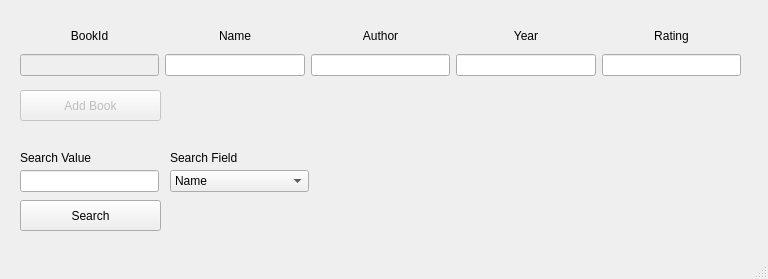
<?xml version="1.0" encoding="UTF-8"?>
<ui version="4.0">
 <class>CRMWindow</class>
 <widget class="QMainWindow" name="CRMWindow">
  <property name="geometry">
   <rect>
    <x>0</x>
    <y>0</y>
    <width>768</width>
    <height>279</height>
   </rect>
  </property>
  <property name="windowTitle">
   <string>MainWindow</string>
  </property>
  <widget class="QWidget" name="centralwidget">
   <widget class="QWidget" name="horizontalLayoutWidget">
    <property name="geometry">
     <rect>
      <x>20</x>
      <y>20</y>
      <width>721</width>
      <height>31</height>
     </rect>
    </property>
    <layout class="QHBoxLayout" name="horizontalLayout">
     <item>
      <widget class="QLabel" name="label_4">
       <property name="text">
        <string>BookId</string>
       </property>
       <property name="alignment">
        <set>Qt::AlignCenter</set>
       </property>
      </widget>
     </item>
     <item>
      <widget class="QLabel" name="label_3">
       <property name="text">
        <string>Name</string>
       </property>
       <property name="alignment">
        <set>Qt::AlignCenter</set>
       </property>
      </widget>
     </item>
     <item>
      <widget class="QLabel" name="label_2">
       <property name="text">
        <string>Author</string>
       </property>
       <property name="alignment">
        <set>Qt::AlignCenter</set>
       </property>
      </widget>
     </item>
     <item>
      <widget class="QLabel" name="label">
       <property name="text">
        <string>Year</string>
       </property>
       <property name="alignment">
        <set>Qt::AlignCenter</set>
       </property>
      </widget>
     </item>
     <item>
      <widget class="QLabel" name="label_5">
       <property name="text">
        <string>Rating</string>
       </property>
       <property name="alignment">
        <set>Qt::AlignCenter</set>
       </property>
      </widget>
     </item>
    </layout>
   </widget>
   <widget class="QWidget" name="horizontalLayoutWidget_2">
    <property name="geometry">
     <rect>
      <x>20</x>
      <y>50</y>
      <width>721</width>
      <height>31</height>
     </rect>
    </property>
    <layout class="QHBoxLayout" name="horizontalLayout_2">
     <item>
      <widget class="QLineEdit" name="leBookId">
       <property name="enabled">
        <bool>false</bool>
       </property>
      </widget>
     </item>
     <item>
      <widget class="QLineEdit" name="leBookName"/>
     </item>
     <item>
      <widget class="QLineEdit" name="leAuthor"/>
     </item>
     <item>
      <widget class="QLineEdit" name="leYear"/>
     </item>
     <item>
      <widget class="QLineEdit" name="leRating"/>
     </item>
    </layout>
   </widget>
   <widget class="QPushButton" name="pbAddBook">
    <property name="enabled">
     <bool>false</bool>
    </property>
    <property name="geometry">
     <rect>
      <x>20</x>
      <y>90</y>
      <width>141</width>
      <height>31</height>
     </rect>
    </property>
    <property name="text">
     <string>Add Book</string>
    </property>
   </widget>
   <widget class="QLabel" name="label_6">
    <property name="geometry">
     <rect>
      <x>20</x>
      <y>150</y>
      <width>141</width>
      <height>16</height>
     </rect>
    </property>
    <property name="text">
     <string>Search Value</string>
    </property>
   </widget>
   <widget class="QLabel" name="label_7">
    <property name="geometry">
     <rect>
      <x>170</x>
      <y>150</y>
      <width>141</width>
      <height>16</height>
     </rect>
    </property>
    <property name="text">
     <string>Search Field</string>
    </property>
   </widget>
   <widget class="QLineEdit" name="leSearchValue">
    <property name="geometry">
     <rect>
      <x>20</x>
      <y>170</y>
      <width>139</width>
      <height>22</height>
     </rect>
    </property>
   </widget>
   <widget class="QComboBox" name="comboBox">
    <property name="geometry">
     <rect>
      <x>170</x>
      <y>170</y>
      <width>139</width>
      <height>22</height>
     </rect>
    </property>
    <property name="currentIndex">
     <number>0</number>
    </property>
    <item>
     <property name="text">
      <string>Name</string>
     </property>
    </item>
    <item>
     <property name="text">
      <string>Author</string>
     </property>
    </item>
    <item>
     <property name="text">
      <string>Year</string>
     </property>
    </item>
    <item>
     <property name="text">
      <string>Rating</string>
     </property>
    </item>
   </widget>
   <widget class="QPushButton" name="pbSearch">
    <property name="geometry">
     <rect>
      <x>20</x>
      <y>200</y>
      <width>141</width>
      <height>31</height>
     </rect>
    </property>
    <property name="text">
     <string>Search</string>
    </property>
   </widget>
  </widget>
  <widget class="QMenuBar" name="menubar">
   <property name="geometry">
    <rect>
     <x>0</x>
     <y>0</y>
     <width>768</width>
     <height>21</height>
    </rect>
   </property>
  </widget>
  <widget class="QStatusBar" name="statusbar"/>
 </widget>
 <resources/>
 <connections/>
</ui>
